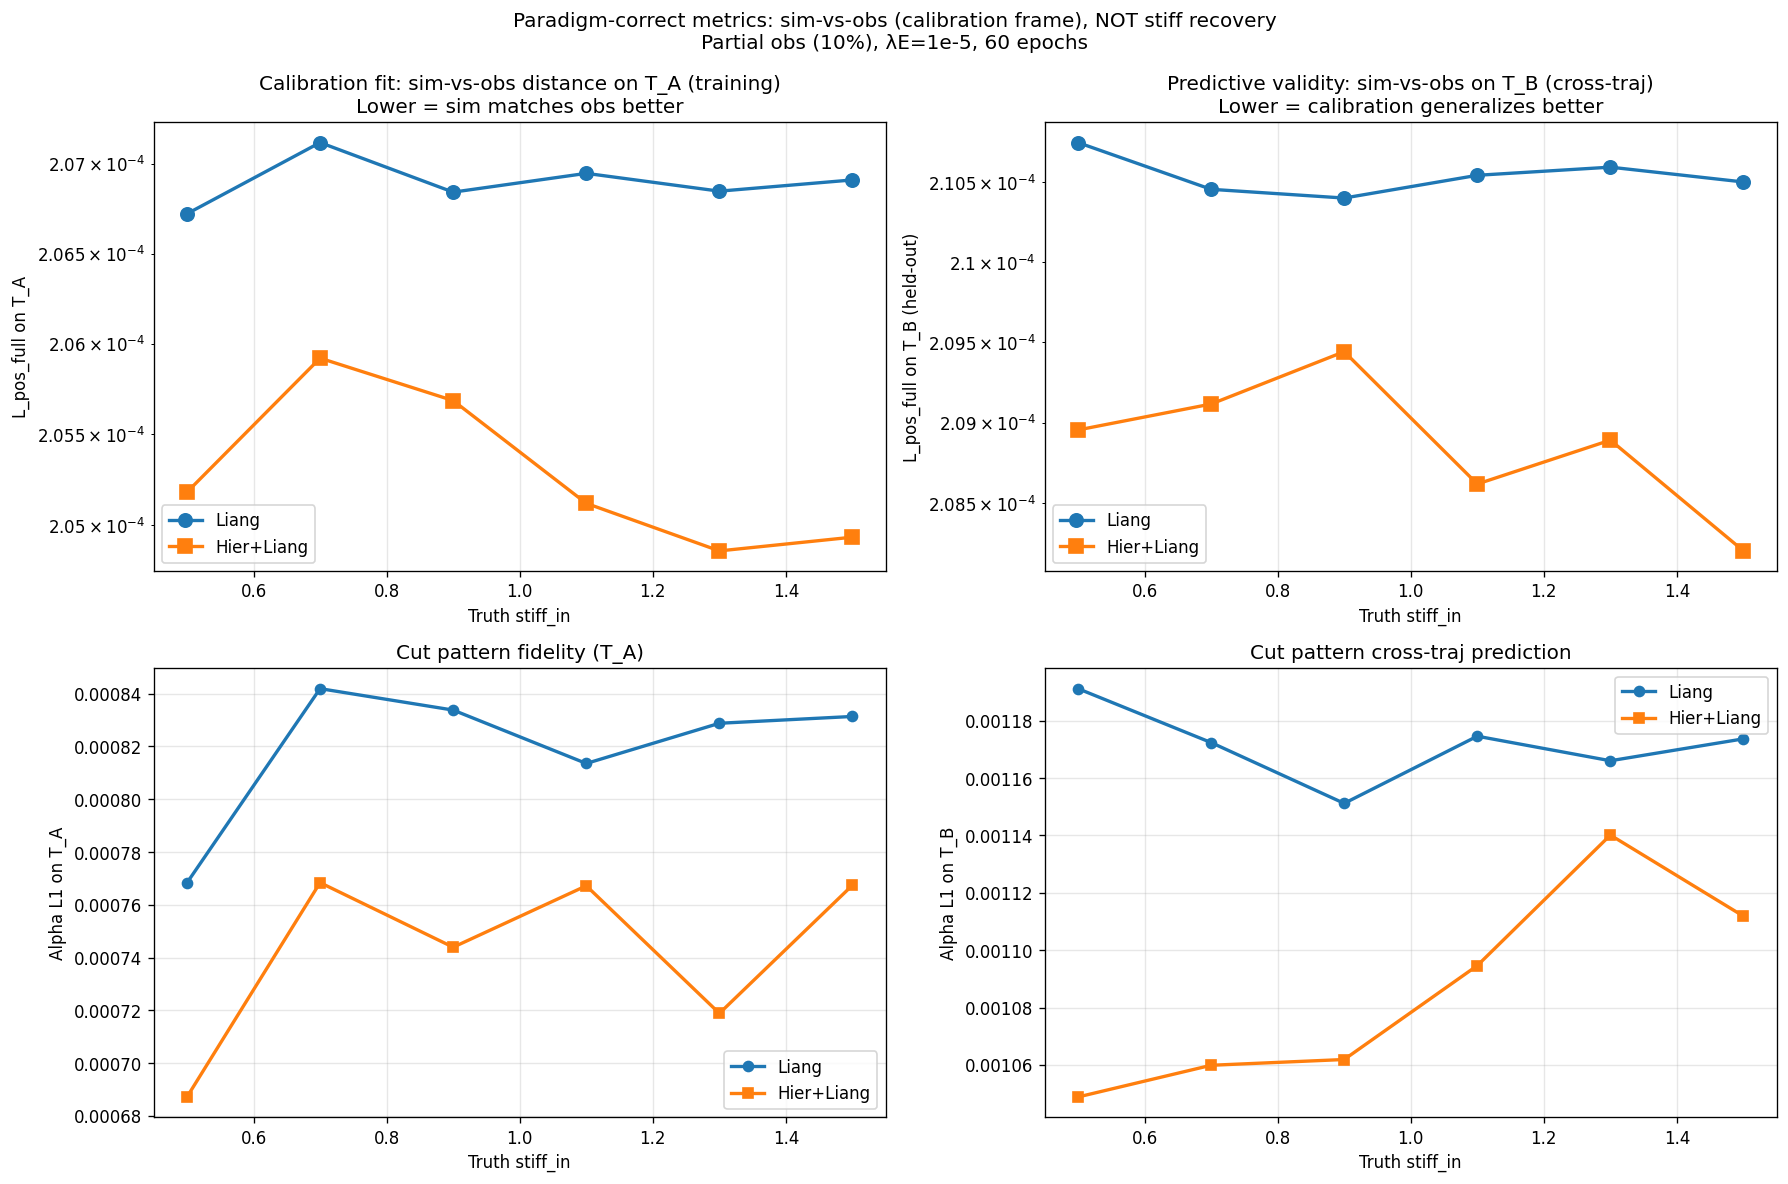

Recreate this plot in Python.
"""Stiffness sweep — PARADIGM-CORRECT metrics.

Earlier diag_stiffness_sweep.py reported stiff_recovered vs stiff_truth — that
is the MATERIAL SYS-ID frame (we don't do that).

This script reports the CALIBRATION frame metrics:
   - L_direct on T_A (sim ≈ obs at calibration trajectory)
   - L_direct on T_B (sim ≈ obs at held-out trajectory)
   - Alpha L1 (cut pattern fidelity)
   - All measured on full mesh particles after calibration

Whether stiff_recovered = stiff_truth NOT measured (irrelevant for calibration).

For each truth stiff_in ∈ {0.5, 0.7, 0.9, 1.1, 1.3, 1.5}:
   Run Liang inner alone + Hier+Liang
   Report: sim-obs distance on T_A (training) + T_B (held-out)
"""

import sys
import time
import math
from pathlib import Path
import numpy as np
import torch

REPO = Path(__file__).resolve().parents[2]
sys.path.insert(0, str(REPO))
sys.path.insert(0, str(REPO / "pf_shape_matching_warp"))

import warp as wp  # noqa: E402
wp.init()
print(f"Warp {wp.__version__}  /  Torch {torch.__version__}")

import matplotlib  # noqa: E402
matplotlib.use("Agg")
import matplotlib.pyplot as plt  # noqa: E402

from tools.day2_solver_wrapper import setup_solver_with_rest, solver_save_state  # noqa: E402
from tools.day6b_full_forward_torch_op import WarpFullForwardOp  # noqa: E402

from tools.stageA_inclusion_recovery import (  # noqa: E402
    build_inclusion_truth, gen_obs_per_particle_stiff,
)
from tools.pointnetpp.hierarchy import build_hierarchy  # noqa: E402
from tools.pointnetpp.multi_mesh_test import (  # noqa: E402
    MESH_CONFIGS, make_traj_from_spec, predict_on_traj,
)
from tools.pointnetpp.diag_partial_obs import calibrate  # noqa: E402


def setup_for_stiff_truth(stiff_in_truth, cfg, device, T=10):
    """Build ctx and truth obs for a specific stiff_in truth value."""
    solver, rest_state, mesh_info = setup_solver_with_rest(str(REPO / cfg["path"]))
    N = solver.N
    solver.damping = 0.99
    solver.num_iterations = 2
    pos_rest = mesh_info["vertices"]
    bbox_min = pos_rest.min(0); bbox_max = pos_rest.max(0); bbox_size = bbox_max - bbox_min
    knife_radius = cfg["knife_radius_abs"]
    incl_center = bbox_min + np.array(cfg["incl_center_rel"]) * bbox_size
    incl_radius = cfg["incl_radius_abs"]
    stiff_truth, inclusion_mask, _, _ = build_inclusion_truth(
        pos_rest, stiff_in=float(stiff_in_truth), stiff_out=0.3,
        center_override=tuple(incl_center), radius_override=float(incl_radius))
    tau_truth = np.where(inclusion_mask, cfg["tau_in"], cfg["tau_out"]).astype(np.float32)
    stiff_init = np.full(N, 0.5, dtype=np.float32)
    tau_init = np.full(N, 0.30, dtype=np.float32)
    top_axis = cfg["top_axis"]
    surface_threshold = bbox_max[top_axis] - 0.10 * bbox_size[top_axis]
    surface_mask = pos_rest[:, top_axis] > surface_threshold

    theta_truth = np.array([3.0, 100.0, 0.3], dtype=np.float32)
    truth = {}
    for tr in ["A", "B"]:
        traj = make_traj_from_spec(cfg["traj_specs"][tr], bbox_min, bbox_max, T)
        solver.reset_to_rest(pos_rest)
        obs_pos, obs_alpha = gen_obs_per_particle_stiff(
            solver, rest_state, theta_truth, stiff_truth, traj, knife_radius, device,
            tau_truth_np=tau_truth)
        truth[tr] = dict(traj=traj, pos=obs_pos, alpha=obs_alpha)

    obs_pos_A_t = [torch.tensor(p, dtype=torch.float32, device=device) for p in truth["A"]["pos"]]
    obs_alpha_A_t = [torch.tensor(a, dtype=torch.float32, device=device) for a in truth["A"]["alpha"]]
    surface_idx = torch.tensor(np.where(surface_mask)[0], dtype=torch.long, device=device)
    edges_a_t = torch.tensor(solver.e["a"].numpy().astype(np.int64), dtype=torch.long, device=device)
    edges_b_t = torch.tensor(solver.e["b"].numpy().astype(np.int64), dtype=torch.long, device=device)
    edges_a_np = solver.e["a"].numpy().astype(np.int64)
    edges_b_np = solver.e["b"].numpy().astype(np.int64)
    edge_rest_len = np.linalg.norm(pos_rest[edges_a_np] - pos_rest[edges_b_np], axis=1)
    edges_rest_t = torch.tensor(edge_rest_len, dtype=torch.float32, device=device)
    x_rest = torch.from_numpy(pos_rest).to(device, dtype=torch.float32)
    H = build_hierarchy(x_rest, M1=512, M2=64, k_neighbors=3)

    ctx = dict(
        solver=solver, rest_state=rest_state, N=N, device=device,
        knife_traj_A=truth["A"]["traj"], knife_radius=knife_radius,
        pos_rest=pos_rest, theta_truth=theta_truth, theta_3d_np=theta_truth,
        stiff_init_np=stiff_init, stiff_truth=stiff_truth,
        tau_init_np=tau_init, tau_bound=(0.05, 0.95),
        inclusion_mask=inclusion_mask,
        surface_idx=surface_idx, surface_mask=surface_mask,
        obs_pos_A_t=obs_pos_A_t, obs_alpha_A_t=obs_alpha_A_t,
        edges_a_t=edges_a_t, edges_b_t=edges_b_t, edges_rest_t=edges_rest_t,
        H=H,
    )
    return ctx, truth


def sim_obs_distance(pred_pos, pred_alpha, obs_pos, obs_alpha, ctx=None,
                     surface_only=False):
    """Paradigm-correct metric: mean per-particle pos L2 distance + alpha L1.

    Args:
        pred_pos, pred_alpha: list of [N,3] / [N] sim outputs per frame
        obs_pos, obs_alpha:   same for truth observation
        surface_only: if True, restrict to visible surface particles
    """
    T = len(pred_pos)
    pos_err_t = []
    alpha_err_t = []
    for t in range(T):
        if surface_only and ctx is not None:
            mask = ctx["surface_mask"]
            d = np.linalg.norm(pred_pos[t][mask] - obs_pos[t][mask], axis=1)
            pos_err_t.append(float(d.mean()))
            alpha_err_t.append(float(np.abs(pred_alpha[t][mask] - obs_alpha[t][mask]).mean()))
        else:
            d = np.linalg.norm(pred_pos[t] - obs_pos[t], axis=1)
            pos_err_t.append(float(d.mean()))
            alpha_err_t.append(float(np.abs(pred_alpha[t] - obs_alpha[t]).mean()))
    return float(np.mean(pos_err_t)), float(np.mean(alpha_err_t))


def main():
    cfg = MESH_CONFIGS[0]
    device = "cuda:0"
    T = 10
    N_epochs = 60
    lambda_E = 1e-5

    stiff_in_grid = [0.5, 0.7, 0.9, 1.1, 1.3, 1.5]
    print(f"\n=== Paradigm-correct stiffness sweep ===")
    print(f"  Metric: sim-obs distance (L_direct) on T_A (training) + T_B (held-out)")
    print(f"  NOT measuring: stiff_recovered vs stiff_truth (material sys-ID frame)")

    results = {}
    for s_truth in stiff_in_grid:
        print(f"\n{'='*72}")
        print(f"Truth stiff_in = {s_truth}")
        print(f"{'='*72}")
        ctx, truth = setup_for_stiff_truth(s_truth, cfg, device, T=T)

        for label, condition in [("Liang", "Liang_inner"), ("Hier+L", "Hier+Liang_inner")]:
            t0 = time.time()
            stiff, tau, hist = calibrate(
                condition=condition, ctx=ctx,
                N_epochs=N_epochs, lr=0.03, lr_tau=0.01,
                lambda_smooth=0.0, lambda_E=lambda_E,
            )
            if np.isnan(stiff).any():
                print(f"    {label}: NaN")
                continue
            # Predict on T_A (training) and T_B (held-out)
            pred_A_pos, pred_A_alpha = predict_on_traj(stiff, tau, truth["A"]["traj"], ctx)
            pred_B_pos, pred_B_alpha = predict_on_traj(stiff, tau, truth["B"]["traj"], ctx)

            # Full mesh sim-obs distance
            L_A_full, L_A_alpha = sim_obs_distance(pred_A_pos, pred_A_alpha,
                                                      truth["A"]["pos"], truth["A"]["alpha"])
            L_B_full, L_B_alpha = sim_obs_distance(pred_B_pos, pred_B_alpha,
                                                      truth["B"]["pos"], truth["B"]["alpha"])
            # Surface-only (the "visible" obs)
            L_A_surf, L_A_alpha_surf = sim_obs_distance(pred_A_pos, pred_A_alpha,
                                                            truth["A"]["pos"], truth["A"]["alpha"],
                                                            ctx, surface_only=True)
            L_B_surf, L_B_alpha_surf = sim_obs_distance(pred_B_pos, pred_B_alpha,
                                                            truth["B"]["pos"], truth["B"]["alpha"],
                                                            ctx, surface_only=True)
            elapsed = time.time() - t0
            interior_in = float(stiff[ctx["inclusion_mask"] & ~ctx["surface_mask"]].mean())
            print(f"    {label} {elapsed:.0f}s  "
                  f"L_A_full={L_A_full:.3e}  L_B_full={L_B_full:.3e}  "
                  f"L_A_surf={L_A_surf:.3e}  L_B_surf={L_B_surf:.3e}  "
                  f"(stiff_int={interior_in:.3f})", flush=True)
            results[(s_truth, label)] = dict(
                L_A_full=L_A_full, L_B_full=L_B_full,
                L_A_surf=L_A_surf, L_B_surf=L_B_surf,
                L_A_alpha=L_A_alpha, L_B_alpha=L_B_alpha,
                stiff_in_int=interior_in,
            )

    # Summary
    print(f"\n{'='*100}")
    print(f"PARADIGM-CORRECT SWEEP SUMMARY  (sim-obs distance, NOT stiff_truth match)")
    print(f"{'='*100}")
    print(f"  {'truth':>6s}  {'Liang L_A_full':>14s}  {'Hier L_A_full':>14s}  "
          f"{'Liang L_B_full':>14s}  {'Hier L_B_full':>14s}  "
          f"{'Hier vs Liang T_A':>18s}  {'Hier vs Liang T_B':>18s}")
    for s in stiff_in_grid:
        rL = results.get((s, "Liang"))
        rH = results.get((s, "Hier+L"))
        if rL is None or rH is None:
            continue
        relA = (rH["L_A_full"] - rL["L_A_full"]) / rL["L_A_full"] * 100
        relB = (rH["L_B_full"] - rL["L_B_full"]) / rL["L_B_full"] * 100
        print(f"  {s:>6.2f}  {rL['L_A_full']:>14.3e}  {rH['L_A_full']:>14.3e}  "
              f"{rL['L_B_full']:>14.3e}  {rH['L_B_full']:>14.3e}  "
              f"{relA:>+17.2f}%  {relB:>+17.2f}%")

    # Plot — 4 panels
    fig, axes = plt.subplots(2, 2, figsize=(15, 10))
    s_vals = stiff_in_grid
    Liang_LA = [results[(s, "Liang")]["L_A_full"] for s in s_vals]
    Hier_LA = [results[(s, "Hier+L")]["L_A_full"] for s in s_vals]
    Liang_LB = [results[(s, "Liang")]["L_B_full"] for s in s_vals]
    Hier_LB = [results[(s, "Hier+L")]["L_B_full"] for s in s_vals]
    Liang_aA = [results[(s, "Liang")]["L_A_alpha"] for s in s_vals]
    Hier_aA = [results[(s, "Hier+L")]["L_A_alpha"] for s in s_vals]
    Liang_aB = [results[(s, "Liang")]["L_B_alpha"] for s in s_vals]
    Hier_aB = [results[(s, "Hier+L")]["L_B_alpha"] for s in s_vals]

    axes[0, 0].plot(s_vals, Liang_LA, "o-", label="Liang", lw=2, markersize=8)
    axes[0, 0].plot(s_vals, Hier_LA, "s-", label="Hier+Liang", lw=2, markersize=8)
    axes[0, 0].set_xlabel("Truth stiff_in")
    axes[0, 0].set_ylabel("L_pos_full on T_A")
    axes[0, 0].set_title("Calibration fit: sim-vs-obs distance on T_A (training)\n"
                          "Lower = sim matches obs better")
    axes[0, 0].legend(); axes[0, 0].grid(alpha=0.3)
    axes[0, 0].set_yscale("log")

    axes[0, 1].plot(s_vals, Liang_LB, "o-", label="Liang", lw=2, markersize=8)
    axes[0, 1].plot(s_vals, Hier_LB, "s-", label="Hier+Liang", lw=2, markersize=8)
    axes[0, 1].set_xlabel("Truth stiff_in")
    axes[0, 1].set_ylabel("L_pos_full on T_B (held-out)")
    axes[0, 1].set_title("Predictive validity: sim-vs-obs on T_B (cross-traj)\n"
                          "Lower = calibration generalizes better")
    axes[0, 1].legend(); axes[0, 1].grid(alpha=0.3)
    axes[0, 1].set_yscale("log")

    axes[1, 0].plot(s_vals, Liang_aA, "o-", label="Liang", lw=2)
    axes[1, 0].plot(s_vals, Hier_aA, "s-", label="Hier+Liang", lw=2)
    axes[1, 0].set_xlabel("Truth stiff_in")
    axes[1, 0].set_ylabel("Alpha L1 on T_A")
    axes[1, 0].set_title("Cut pattern fidelity (T_A)")
    axes[1, 0].legend(); axes[1, 0].grid(alpha=0.3)

    axes[1, 1].plot(s_vals, Liang_aB, "o-", label="Liang", lw=2)
    axes[1, 1].plot(s_vals, Hier_aB, "s-", label="Hier+Liang", lw=2)
    axes[1, 1].set_xlabel("Truth stiff_in")
    axes[1, 1].set_ylabel("Alpha L1 on T_B")
    axes[1, 1].set_title("Cut pattern cross-traj prediction")
    axes[1, 1].legend(); axes[1, 1].grid(alpha=0.3)

    fig.suptitle(f"Paradigm-correct metrics: sim-vs-obs (calibration frame), NOT stiff recovery\n"
                  f"Partial obs (10%), λE=1e-5, 60 epochs",
                  fontsize=12)
    fig.tight_layout()
    out_path = REPO / "tools" / "pointnetpp" / "diag_stiffness_sweep_paradigm.png"
    fig.savefig(str(out_path), dpi=120, bbox_inches="tight")
    print(f"\nsaved {out_path}")


if __name__ == "__main__":
    main()
